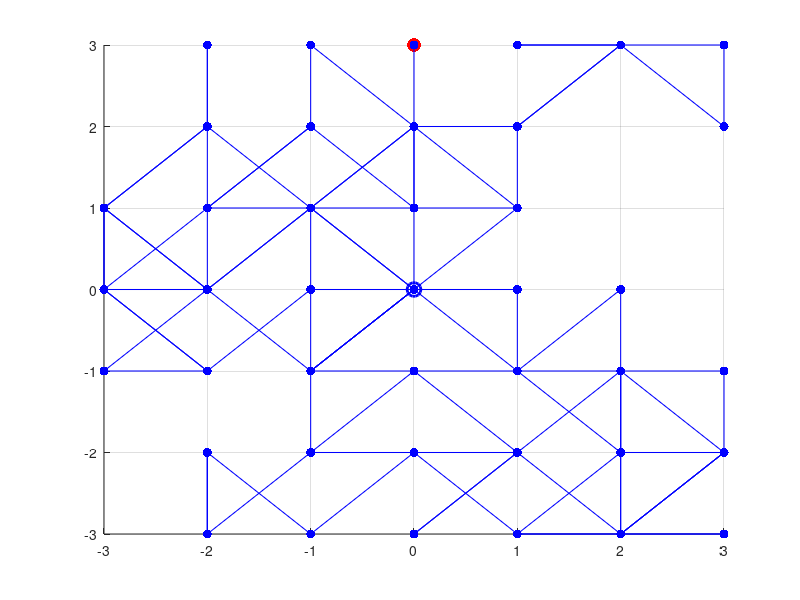

MATLAB code to generate this figure:
function [Qgrid, numIter] = b_staticTarget(Qgrid)
% static target and time can go for longer
% move cursor randomly till target is acquired
% use Q-learning to move the cursor in a more systemic way

% run using something like this:
% [Qgrid] = b_staticTarget();
% for i = 1:1000
%     [Qgrid, stepsTaken(i)] = b_staticTarget(Qgrid);
% end
% c_showQgrid(Qgrid)

%% create the 2D space

xmin = -3;
xmax = 3;

ymin = -3;
ymax = 3;

%% Q learning params

alpha = 0.2; % learning rate
gam = 0.75; % discounting rate

isPlot = false; % refers to the continous plotting that occurs through trials

%% Target Position and Initial Cursor Position

targXY = [randi([xmin xmax]), randi([ymin ymax])];

cursorXY = [randi([xmin xmax]), randi([ymin ymax])];

% if the cursor and the target are overlaid, just pick a new initial
% position
while sum(cursorXY == targXY) == 2
    cursorXY = [randi([xmin xmax]), randi([ymin ymax])];
end

figure(1), clf, hold on
plot(targXY(1), targXY(2), 'r.','MarkerSize',30)
hcur = plot(cursorXY(1), cursorXY(2), 'bo','MarkerSize',10, 'LineWidth',2);
axis([xmin xmax ymin ymax])
grid on

%% All possible cursor positions

xspace = 2*xmin:2*xmax;
yspace = 2*ymin:2*ymax;

% there are eight possible actions for now
% 1 = left, 2 = up, 3 = right, 4 = down
% 5 = UL,  6 = UR,  7 = DR,  8 = DL

if nargin == 0
    % initialize a matrix of actions, all equally weighted actions
    useSteps = false;
    if useSteps
        Qgrid = ones([length(xspace),length(yspace),16]);
    else
        Qgrid = ones([length(xspace),length(yspace),8]);
    end
end

% Qgrid [=] For every spatial location the cursor is in, there's an
% appropriate action that can be taken

%% Iterate through time and figure out cursor actions

% store all the cursor positions
cursorMAT = [];
cursorMAT = [cursorMAT; cursorXY];

numIter = 0;
% iterate till cursor intersects the target
while sum(cursorXY == targXY) < 2 && size(cursorMAT,1) < 200
    
    % determine the state for time t-1
    distx = round(targXY(1) - cursorXY(1));
    disty = round(targXY(2) - cursorXY(2));
    
    % find the corresponding Q matrix indecies
    xi = find(xspace == distx);
    yi = find(yspace == disty);
    
    % pick the state-action pair
    actvec = squeeze(Qgrid(xi,yi,:)); % all possible actions and their respective rewards
    actvec = round((actvec./sum(actvec)).*100); % ensure they are all probabilities
    decivec = [];
    for d = 1:length(actvec) % iterate through the possible decisions
       decivec = [decivec, d.*ones(1,actvec(d))];
    end
    
    % pick a decision
    act = datasample(decivec, 1);
    
    % try to integrate a multiplier
    step = 1;
    if act > 8
        act = act - 8;
        step = 2;
    end
    
    % generate action
    switch act
        case 1 % left
            if cursorXY(1) - step >= xmin
                cursorXY(1) = cursorXY(1) - step;
            end
        case 2 % up
            if cursorXY(2) + step <= ymax
                cursorXY(2) = cursorXY(2) + step;
            end
        case 3 % right
            if cursorXY(1) + step <= xmax
                cursorXY(1) = cursorXY(1) + step;
            end
        case 4 % down
            if cursorXY(2) - step >= ymin
                cursorXY(2) = cursorXY(2) - step;
            end
        case 5 % UL
            if cursorXY(2) + step <= ymax && cursorXY(1) - step >= xmin
                cursorXY(2) = cursorXY(2) + step;
                cursorXY(1) = cursorXY(1) - step;
            end
        case 6 % UR
            if cursorXY(2) + step <= ymax && cursorXY(1) + step <= xmax
                cursorXY(2) = cursorXY(2) + step;
                cursorXY(1) = cursorXY(1) + step;
            end
        case 7 % DR
            if cursorXY(2) - step >= ymin && cursorXY(1) + step <= xmax
                cursorXY(2) = cursorXY(2) - step;
                cursorXY(1) = cursorXY(1) + step;
            end
        case 8 % DL
            if cursorXY(2) - step >= ymin && cursorXY(1) - step >= xmin
                cursorXY(2) = cursorXY(2) - step;
                cursorXY(1) = cursorXY(1) - step;
            end
    end %switch
    
    % determine reward
    if sum(cursorXY == targXY) == 2 
        rew = 100; % 
    else
        rew = -1;
    end
    
    % find out what the next state will be
    distx = round(targXY(1) - cursorXY(1));
    disty = round(targXY(2) - cursorXY(2));
    
    % find the corresponding Q matrix indecies
    xi_p = xspace == distx;
    yi_p = yspace == disty;
    
    % restore act to it's stepped value
    if step == 2
        act = act + 8;
    end
    
    % update the Q matrix
    % Q(s,a) <- (1-alpha)*Q(s,a) + alpha*(rew + gam*max(Q(s',a')))
    Qgrid(xi,yi,act) = (1-alpha)*Qgrid(xi,yi,act) + alpha*(rew + gam*max(Qgrid(xi_p,yi_p,:)));
    
    
    % plotting
    cursorMAT = [cursorMAT; cursorXY]; %#ok<AGROW>
    
    if isPlot
        set(hcur, 'XData', cursorXY(1), 'YData', cursorXY(2))
        drawnow
        pause(0.01)
    end
    
    % keep track of the number of steps taken
    numIter = numIter + 1;
end

%% plot the resulting cursor positions

figure(1),
plot(cursorMAT(:,1), cursorMAT(:,2), 'b.', 'MarkerSize', 20)
plot(cursorMAT(:,1), cursorMAT(:,2), 'b-', 'LineWidth', 0.75)

fprintf('Number of Steps Taken: %i\n', numIter)

pause(1);